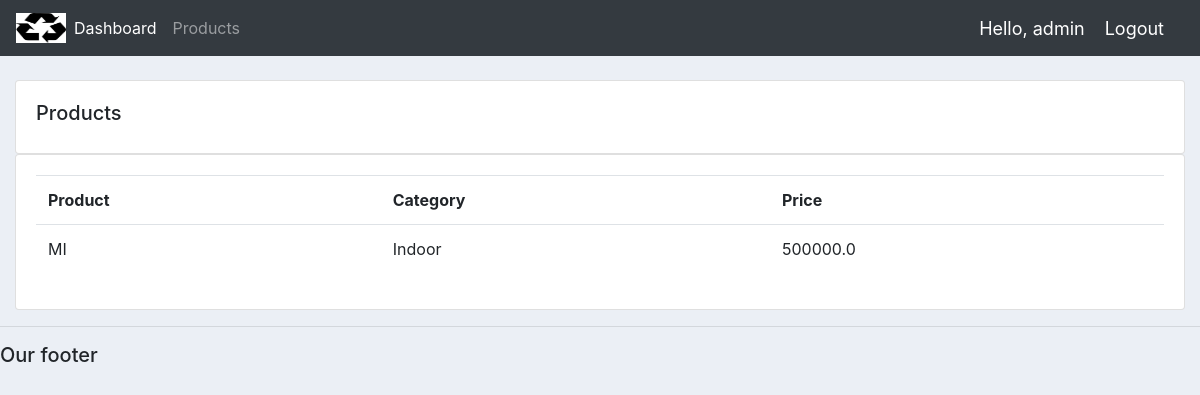
The page /products/ (signed in) on the database its author committed.
### accounts/models.py (models this page shows, shortened)
class Product(models.Model):
    CATEGORY= (
        ('Indoor','Indoor'),
        ('Out Door', 'Out Door'),
    )
    name = models.CharField(max_length=200, null=True)
    price = models.FloatField(null=True)
    category = models.CharField(max_length=200,null=True, choices=CATEGORY)
    description = models.CharField(max_length=200, null=True, blank=True)
    date_created = models.DateTimeField(auto_now_add = True, null=True)
    tags = models.ManyToManyField(Tag)

### accounts/decorators.py (the view)
        def wrapper_func(request, *args, **kwargs):
            group = None
            if request.user.groups.exists():
                group = request.user.groups.all()[0].name
            if group in allowed_roles:
                return view_func(request, *args, **kwargs)
            else:
                return HttpResponse('You are not authorized to view this page')

### accounts/views.py (called while the page is built)
@login_required(login_url='login')
@allowed_users(allowed_roles=['admin'])
def products(request):
    products = Product.objects.all()
    return render(request, 'accounts/products.html', {'products': products})

### accounts/templates/accounts/products.html
{% extends 'accounts/main.html' %}
{% block content %}
<br>
<div class="row">
    <div class="col-md">
        <div class="card card-body">
            <h5>Products</h5>
        </div>
        <div class="card card-body">
            <table class="table">
                <tr>
                    <th>Product</th>
                    <th>Category</th>
                    <th>Price</th>
                </tr>
                {% for i in products %}
                <tr>
                    <td>{{i.name}}</td>
                    <td>{{i.category}}</td>
                    <td>{{i.price}}</td>
                </tr>
                {% endfor %}
            </table>
        </div>
    </div>
</div>
{% endblock content %}

### accounts/templates/accounts/navbar.html (shortened to what this page needs)
{% load static %}
<nav class="navbar navbar-expand-lg navbar-dark bg-dark">
    <img src="{% static 'images/logo.png' %}" style="width:50px;height:30px;">
    <div class="collapse navbar-collapse" id="navbarNav">
        <ul class="navbar-nav">
            {% if request.user.is_staff %}
            <li class="nav-item active">
                <a class="nav-link" href="{% url 'home' %}">Dashboard</a>
            </li>
            <li class="nav-item">
                <a class="nav-link" href="{% url 'products' %}">Products</a>
            </li>
            {% else %}
            <li class="nav-item">
                <a class="nav-link" href="{% url 'account' %}">Settings</a>
            </li>
            {% endif %}
        </ul>
    </div>
    <span class="hello-msg">Hello, {{request.user}} </span>
    <span><a class="hello-msg" href="{% url 'logout' %}">Logout</a></span>
</nav>

### static/css/main.css (style rules this page uses)
body { background-color:#ebeff5; }

### accounts/templates/accounts/navbar.html (style rules this page uses)
.hello-msg { font-size: 18px; color: #fff; margin-right: 20px; }

### rows shown on the page
Product: name "MI", category "Indoor", price "500000.0"

### other values the page prints
{{ request.user }} "admin"
